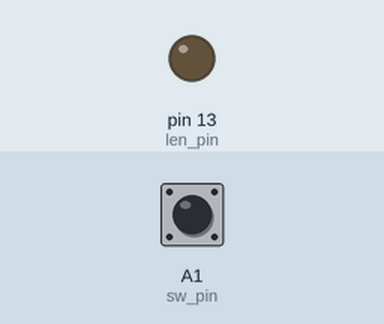
The sketch below on a simulated Arduino Uno, built with avr-gcc and run on an emulated ATmega328P. Parts: output pins drawn as LEDs (lit = HIGH). The inputs (shaded band) are chosen by the test bench; at power-on: A1 (sw_pin) HIGH. What the sketch prints to the serial monitor is not drawn.

Above: at 1.2 s.
1.3 s: A1 (sw_pin) pulled LOW for 0.15 s
At 1.37 s:
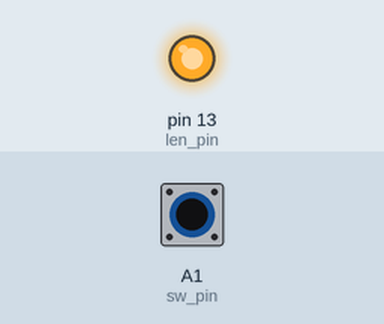
2.9 s: A1 (sw_pin) pulled LOW for 3.2 s
At 6.8 s:
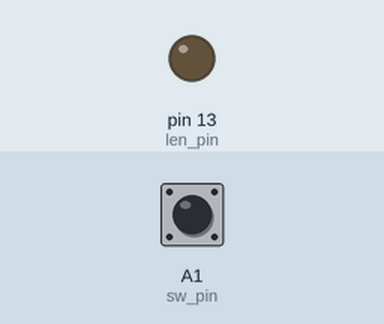
Timing chart, 0 to 8.3 s (numbered marks = the images above; inputs shaded):
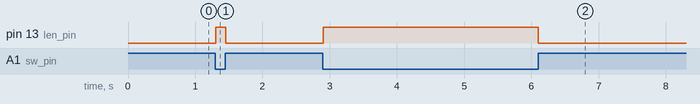

Measured:
- after the input at 1.3 s, pin 13 (len_pin): LOW → HIGH at once, → LOW 0.15 s later
- after the input at 2.9 s, pin 13 (len_pin): LOW → HIGH at once, → LOW 3.2 s later

The sketch:

ButtonLed.ino
```cpp
#define sw_pin A1
#define len_pin 13

void setup() {
  pinMode(sw_pin, INPUT_PULLUP);
  pinMode(len_pin, OUTPUT);
  Serial.begin(9600);
}

void loop() {

  int value = digitalRead(sw_pin);
  digitalWrite(len_pin, !value);
  Serial.println(value);

}
```
